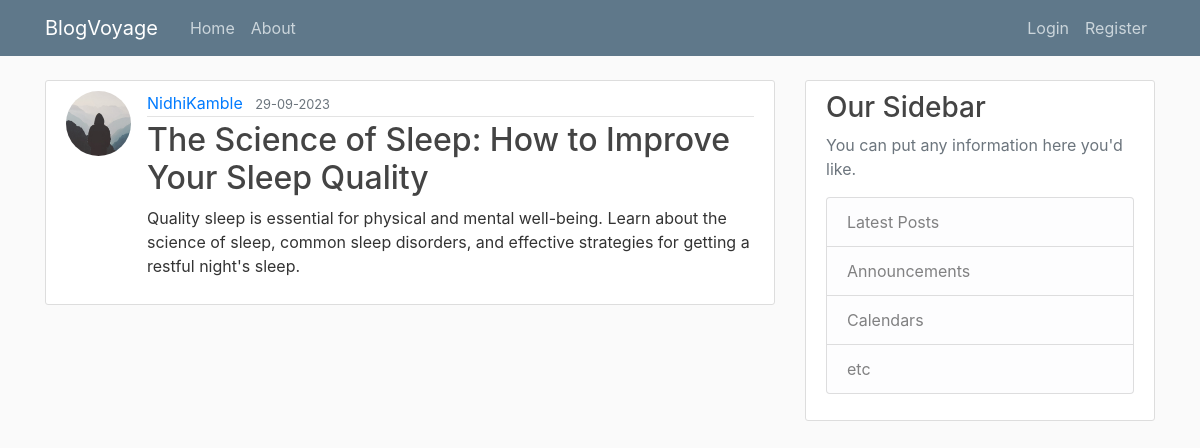
Page /post/13 on the committed database.
### appp/models.py (models this page shows, shortened)
class User(db.Model, UserMixin):
    id = db.Column(db.Integer, primary_key= True)
    username = db.Column(db.String(20), unique=True, nullable=False)
    email = db.Column(db.String(120), unique=True, nullable=False)
    image_file = db.Column(db.String(20), nullable=False, default="default.jpg")
    password= db.Column(db.String(60), nullable=False)
    posts = db.relationship('Post', backref="author" , lazy= True)

class Post(db.Model):
    id = db.Column(db.Integer, primary_key= True)
    title = db.Column(db.String(150), nullable=False)
    date_posted= db.Column(db.DateTime, nullable=False, default = datetime.utcnow )
    content = db.Column(db.Text, nullable=False)
    user_id = db.Column(db.Integer , db.ForeignKey('user.id'),nullable=False)

### appp/routes.py (the view)
@app.route("/post/<int:post_id>")
def post(post_id):
    post = Post.query.get_or_404(post_id)
    return render_template('post.html', title = post.title, post=post, legend = "Update Post")

### appp/templates/post.html (shortened to what this page needs)
{% extends 'layout.html' %}
{% block content %}
    <article class="media content-section">
      <img class = "rounded-circle article-img" src="{{url_for('static' , filename = 'profile_pics/' + post.author.image_file)}}" alt="">
        <div class="media-body">
          <div class="article-metadata">
            <a class="mr-2" href="{{url_for('user_post' , username = post.author.username)}}">{{ post.author.username }}</a>
            <small class="text-muted">{{ post.date_posted.strftime('%d-%m-%Y') }}</small>
          </div>
          <h2 class="article-title">{{ post.title }}</h2>
          <p class="article-content">{{ post.content }}</p>
        </div>
      </article>
{% endblock content %}

### appp/static/main.css (style rules this page uses)
body { background: #fafafa; color: #333333; margin-top: 5rem; }
h1, h2, h3, h4, h5, h6 { color: #444444; }
.content-section { background: #ffffff; padding: 10px 20px; border: 1px solid #dddddd; border-radius: 3px; margin-bottom: 20px; }
.article-title { color: #444444; }
.article-content { white-space: pre-line; }
.article-img { height: 65px; width: 65px; margin-right: 16px; }
.article-metadata { padding-bottom: 1px; margin-bottom: 4px; border-bottom: 1px solid #e3e3e3 }

### rows in the picture
User: image_file (placeholder picture), author.username "NidhiKamble"
Post: date_posted "29-09-2023", title "The Science of Sleep: How to Improve Your Sleep Quality", content "Quality sleep is essential for physical and mental well-being. Learn about the science of sleep, common sleep disorders, and effective strategies for getting a restful night's sleep."
